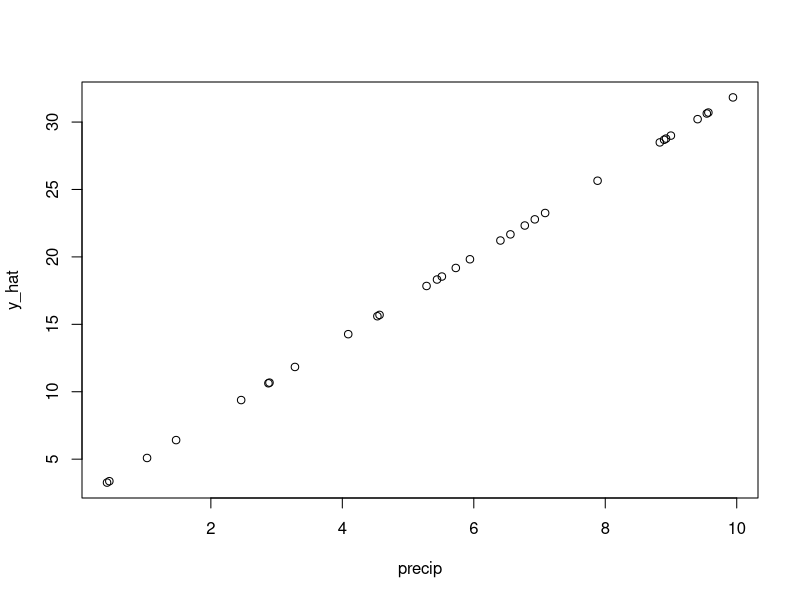

Write R code to recreate this figure. (Note: this script raises an error after producing the figure.)

#  NRES 710, Linear Regression  
#     University of Nevada, Reno
#     Introduction to basic linear regression   

### To learn regression in R, let's simulate data so we know what 'Truth' is

# Set the seed for reproducibility
set.seed(123)

# Simulate a continuous predictor variable, precipitation
n <- 30
precip <- runif(n, min = 0, max = 10)

# Simulate the true, predicted response of biomass to precip (y-hat)
y_hat <- 2 + 3 * precip

# What does this look like?
plot(y_hat ~ precip)

# Simulate error for the response variable
# Let's say the standard deviation = 2, which means that around our line there
# is a 2 kg/ha standard deviation.
# Rule of thumb: 66% of samples within 1 SD, 95% of samples within 2 SD, 99% within SD
# With a SD of 2, 66% of samples will be within 2 units of the line, etc.
error <- rnorm(n, mean = 0, sd = 2)

# Create the response variable, biomass
# biomass = beta0 + beta1 * precip + epsilon
biomass <- y_hat + error

# Create a data frame
datum <- data.frame(precip = precip, y_hat = y_hat, error = error, biomass = biomass)

# Save this dataset
write.csv(datum, "../datasets/lecture_3_dataset1.csv")

### Analyze the data

# Read in the dataset
datum <- read.csv("lecture_3_dataset1.csv")

# Observe the first few rows of our data
# head(datum)

# First thing we should do when starting an analysis is.. look at our data!
plot(biomass ~ precip, data = datum)

# Ask R for information about how 'lm()' works
help(lm)
?lm()

# Fit the linear model
results <- lm(biomass ~ precip, data = datum)

# Examine the results
summary(results)

# Plot the data with the line of best fit
plot(biomass ~ precip)
abline(results)

# Maybe you are used to seeing ANOVA tables...
anova(results)

# This should look similar to the bottom line from our regression output
